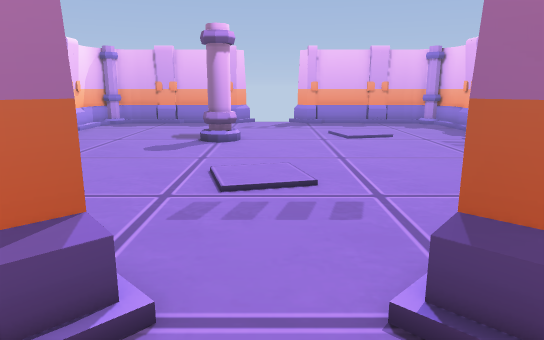
View 1 (above)

17 first-person views from a walk through a Godot game level. The camera is 1.3 m above the floor, tilts 12° down and sees 70° across. The floor is counted in squares, 0.66 m on a side. Each view is taken from the middle of a square. On the plan, view 1 faces up. The plan holds only what a view shows up to about 19 squares ahead; the rest is blank. The place goes on beyond the plan. Characters and animated objects are not drawn.

View 2
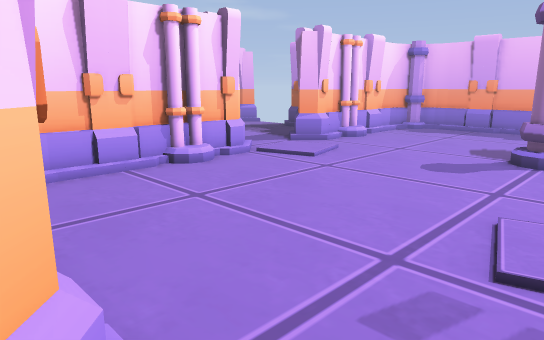

View 3
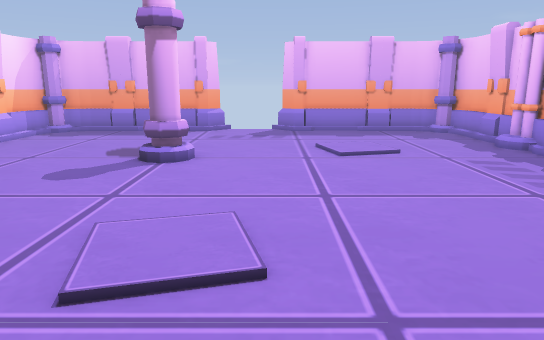

View 4
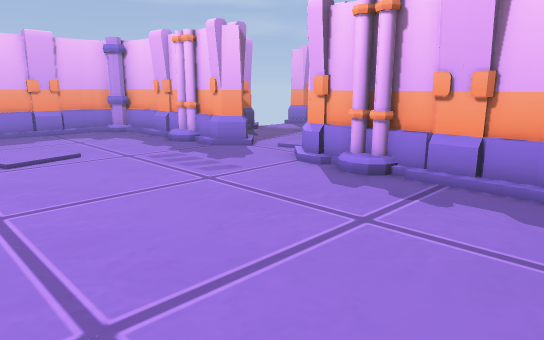

View 5
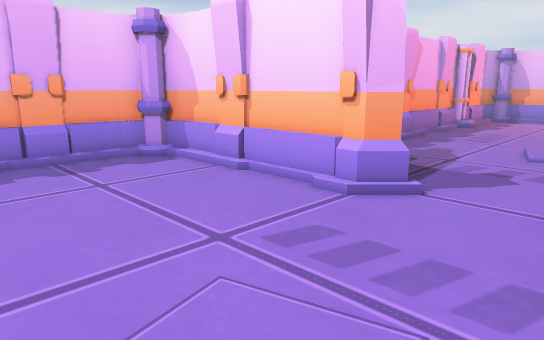

View 6
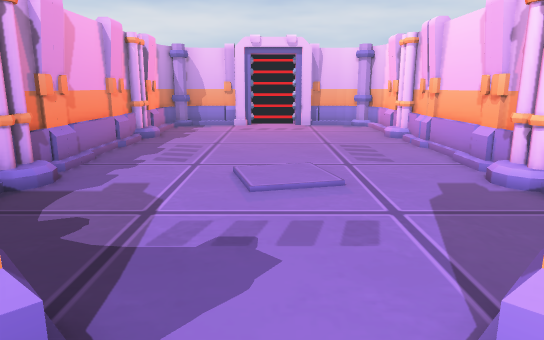

View 7
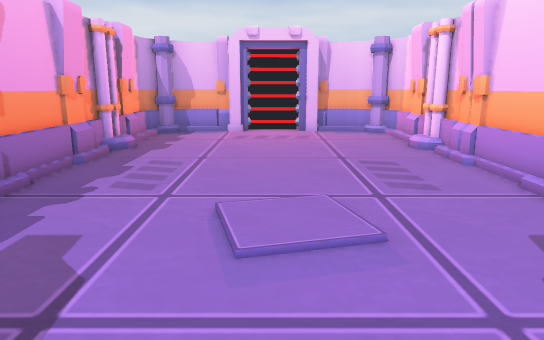

View 8
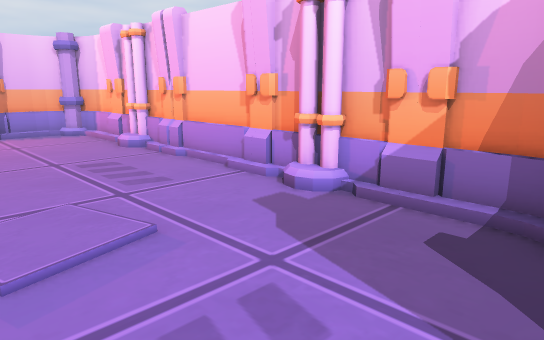

View 9
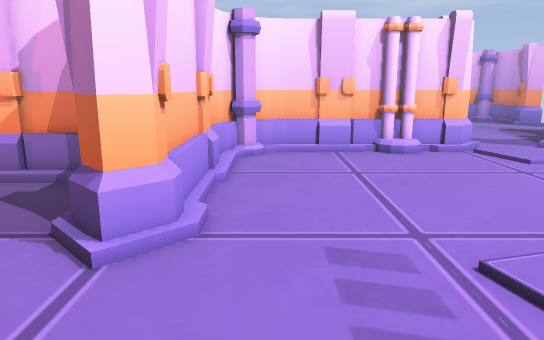

View 10
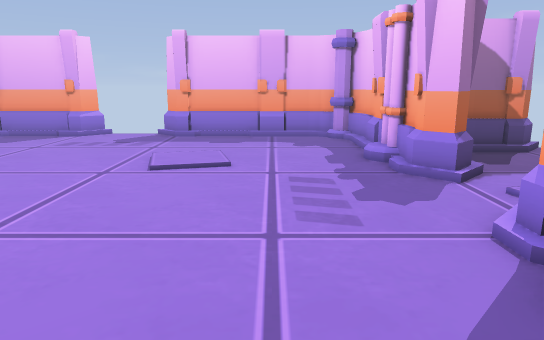

View 11
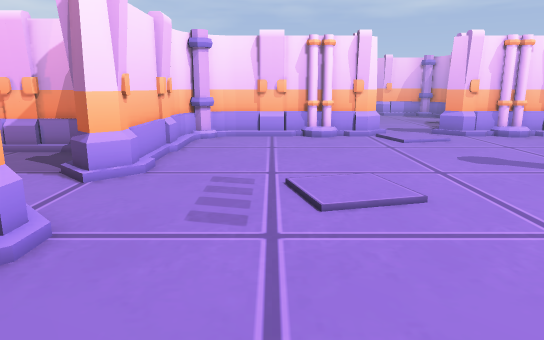

View 12
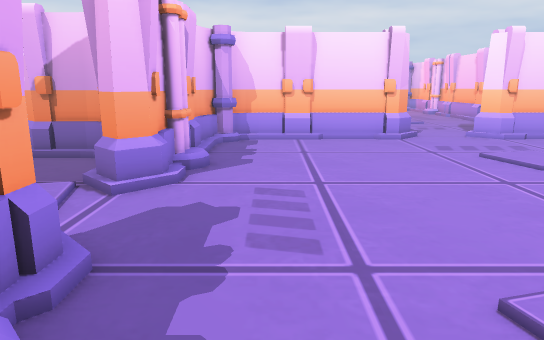

View 13
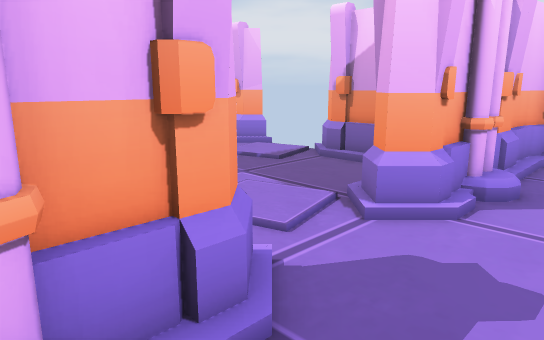

View 14
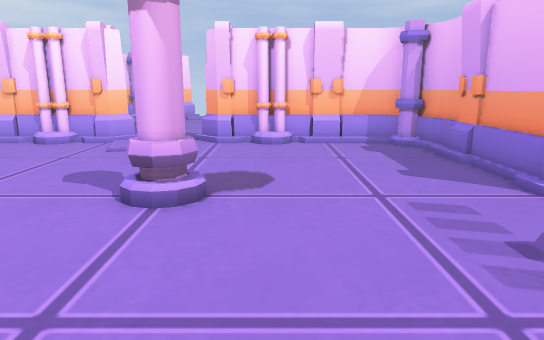

View 15
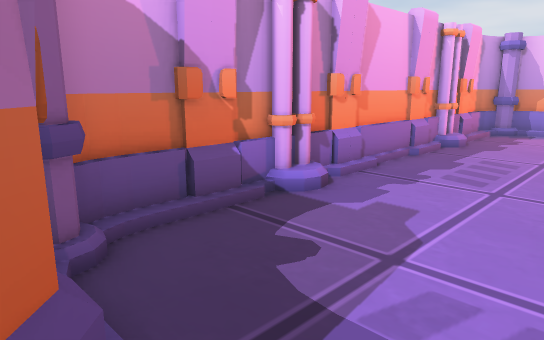

View 16
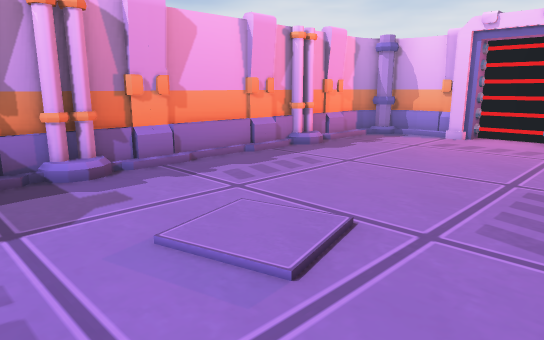

View 17
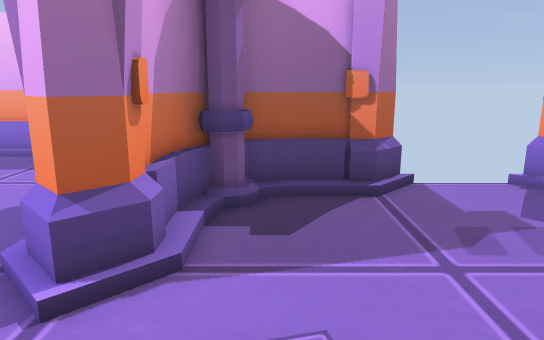

### Floor plan
Key: @ floor where view 1 was taken; # wall or solid block; x gap in a wall; . main floor; : floor 0.25 m higher than the main floor; / step, stairs or slope; = window, fence, low wall or low ledge.
Columns run from 11 left of view 1 to 14 right of it. Each row starts with its distance up from view 1.
 23    #######   #######
 22   ##//////...//////##
 21  ##.................##
 20  #/................./#
 19  #/................./#####
 18  #/................./###/#
 17  #/................./##...
 16  #/................./#/...
 15 x#/......#........../#/...
 14 .:...................:....
 13 ........................
 12 .:...................:...
 11  #/................./#/...
 10  #/................./#/...
  9  #/................./# ...
  8  #/................./###.#
  7  #/................./#####
  6  #/................./#
  5  ##.................##
  4   ##//////...//////##
  3    #######...#######
  2      ## //...//###
  1      ##.........##
  0      #/....@..../#
 -1      #/........./#
 -2      #/........./#
 -3      #/........./#
 -4      #/........./#
 -5      #/........./#
 -6      #/........./#
 -7      #/........./#
 -8      #/........./#
 -9      #/........./#
-10      #/........./#
-11      #/........./#
-12      #/........./#
-13      #/........./#
-14      #/........./#
-15      ##.........##
-16       ##.#=.##.##
-17        #########

Positions as (right, up) in squares from view 1, and headings:
1: (0, 0), facing up
2: (0, 3), facing up-left
3: (1, 4), facing up
4: (1, 4), facing up-right
5: (-2, 10), facing down-right
6: (0, 5), facing down
7: (0, 2), facing down
8: (1, 2), facing down-left
9: (3, 5), facing left
10: (6, 6), facing up
11: (7, 7), facing left
12: (7, 19), facing down
13: (7, 17), facing down-right
14: (5, 17), facing left
15: (0, 3), facing down-right
16: (-4, 0), facing down-right
17: (12, 11), facing up
